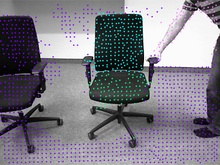
%> input picture Document/Figures/evaluation/bonn_chairs/ldof_pd_sc.jpg, 220 x 165 px, shrunk from 640 x 480 before the run, given in place of 30_amb.png, which was not available
$ octave evaluateSegmentationImg.m   (GNU Octave 9; MATLAB toolbox functions it lacks are replaced by stand-ins)
%> lines starting %> are read from the running program, lines starting %| are printed output that depends on the picture; pictures that were not available may be replaced by others from this repository, and a replacement may not be noted
### Source/evaluation/colorReduction.m
function [ rgb_uint8 ] = colorReduction( segmentationImg, colorCount )
%COLORREDUCTION Summary of this function goes here
%   Detailed explanation goes here
[~, map] = rgb2ind(segmentationImg, colorCount, 'nodither');
X = rgb2ind(segmentationImg, map);
segmentationImg=ind2rgb(X,map);
rgb_uint8=uint8(segmentationImg*255+0.5);

end

### Source/evaluation/evaluateSegmentationImg.m
% evaluates graphically segmenation results, given the graphical
% segmentation, the gt mask and the amb. mask.
clc
DATASET = 'bonn_chairs_263_3_434';
FRAME_IDX = 30;
FILTER_AMBIGUOUS = true;
types = {'raw', 'merged'};
files = {'ldof_pd_sc.jpg', 'ldof_ped_sc.jpg', 'ldof_pd_mc.jpg', 'ldof_ped_mc.jpg', 'ldof_sd_kl.jpg', 'ldof_sed_kl.jpg'};
for kk =1:length(types)
    type = types{kk};
    disp([type, ':'])
for k=1:length(files)

% load segmentation image
%[FileName, FilePath, ~] = uigetfile('.ppm');
%segmentationFilePathName = strcat(FilePath, FileName);
 %'raw';
pathSeg = strcat('files/',type, '/');
tf = files{k}; 'ldof_pd_sc.jpg';
disp(['=> ',tf])
segmentationFilePathName = strcat(pathSeg, tf);

%% define gt images
BASE_PATH = strcat('../../Data/', DATASET, '/gt/');
gtFileName = strcat(BASE_PATH, num2str(FRAME_IDX), '.png');
if FILTER_AMBIGUOUS
    gAmbFileName = strcat(BASE_PATH, num2str(FRAME_IDX), '_amb.png');
    gtAmbImg = rgb2gray(im2double(imread(gAmbFileName)));
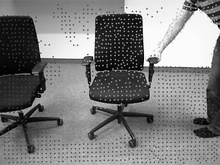
%> gtAmbImg: size 165x220 double; min 0.000894, max 1, mean 0.491
end

% load mask data
orig = im2double(imread('30.png'));
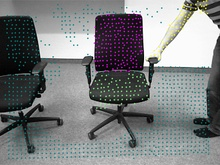
%> input picture Document/Figures/evaluation/bonn_chairs/ldof_ped_sc.jpg, 220 x 165 px, shrunk from 640 x 480 before the run, given in place of 30.png, which was not available
gtImg = rgb2gray(im2double(imread(gtFileName)));
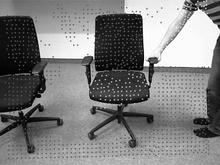
%> gtImg: size 165x220 double; min 0, max 1, mean 0.493
segmentationImg = im2double(imread(segmentationFilePathName));


%
colorCount = 24;
%A = (colorReduction( segmentationImg, colorCount ));
%B = (colorReduction( orig, colorCount ));
%

segmentationImg = segmentationImg-orig;
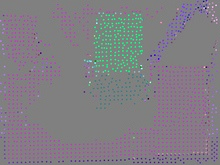
%> segmentationImg: size 165x220x3 double; mean R, G, B 0.00744, -0.0128, 0.0227; drawn with min black and max white
segmentationImg = (colorReduction( segmentationImg, colorCount ));
%> in colorReduction, `[~, map] = rgb2ind(segmentationImg, colorCount, 'nodither');`: map = 24 rows, first 12: [0.0118 0.357 0.157; 0.00392 0.255 0.0588; 0.00392 0.0314 0.0392; 0 0.145 0.0196; 0.0157 0.00392 0.0196; 0 0.0196 0.00392; 0 0.0667 0.00392; 0.294 0.349 0.384; 0.118 0.00392 0.129; 0.0863 0 0.0941; 0.0706 0 0.0588; 0.0471 0 0.0863]
%> the run ends on the next line
